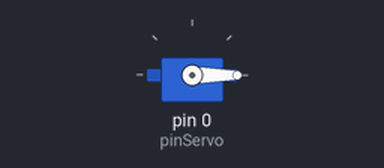
A sketch run on a simulated Arduino Uno, built with avr-gcc and run on an emulated ATmega328P. Shown: servo.

Above: at 0.1 s.
At 2.1 s:
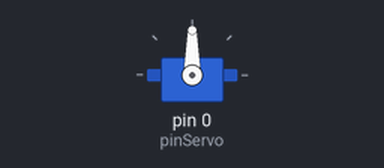
Timing chart, 0 to 3.6 s (numbered marks = the images above):
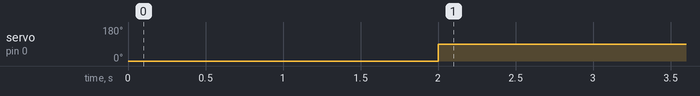

The sketch:

servomotor.ino
```cpp
/*
 Controlling a servo position using a potentiometer (variable resistor)
 by Michal Rinott <http://people.interaction-ivrea.it/m.rinott>

 modified on 8 Nov 2013
 by Scott Fitzgerald
 http://www.arduino.cc/en/Tutorial/Knob
*/
#include<Arduino.h>
#include <Servo.h>
#define pinServo 0
int grau=0;
Servo serv;

void setup() {
  serv.attach(pinServo);
  Serial.begin(9600);
  serv.write(0);
  delay(2000);
}

void loop() {

  serv.write(90);
  delay(15);
}
```

Measured:
- by itself, servo on pin 0 (pinServo): 0° → 90° at 2.0 s
